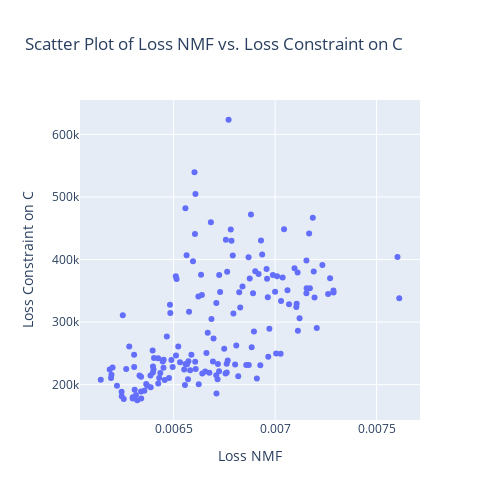

The notebook cell saved with this chart:
### Code cell
# Create a scatter plot
fig = px.scatter(
    criteria_df,
    x='loss_nmf',
    y='loss_constraint_c',
    hover_name=criteria_df.index,
    title='Scatter Plot of Loss NMF vs. Loss Constraint on C'
)

# Update layout
fig.update_layout(
    height=500,
    width=500,
    xaxis_title='Loss NMF',
    yaxis_title='Loss Constraint on C'
)

fig.update_traces(selected=dict(marker=dict(color='red')))

# Show plot
fig.show()

### Figure 1 — Plotly figure (JSON) as saved in the notebook; plotly's stock layout.template omitted (floating-point values rounded to 4 significant figures; data arrays with more than 128 entries replaced by an {"elided": "..."} marker saying what was removed)
{"data": [{"hovertemplate": "<b>%{hovertext}</b><br><br>loss_nmf=%{x}<br>loss_constraint_c=%{y}<extra></extra>", "hovertext": {"elided": "159 int values"}, "legendgroup": "", "marker": {"color": "#636efa", "symbol": "circle"}, "mode": "markers", "name": "", "orientation": "v", "selected": {"marker": {"color": "red"}}, "showlegend": false, "type": "scatter", "x": {"elided": "159 float values"}, "xaxis": "x", "y": {"elided": "159 float values"}, "yaxis": "y"}], "layout": {"height": 500, "legend": {"tracegroupgap": 0}, "title": {"text": "Scatter Plot of Loss NMF vs. Loss Constraint on C"}, "width": 500, "xaxis": {"anchor": "y", "domain": [0, 1], "title": {"text": "Loss NMF"}}, "yaxis": {"anchor": "x", "domain": [0, 1], "title": {"text": "Loss Constraint on C"}}}}
